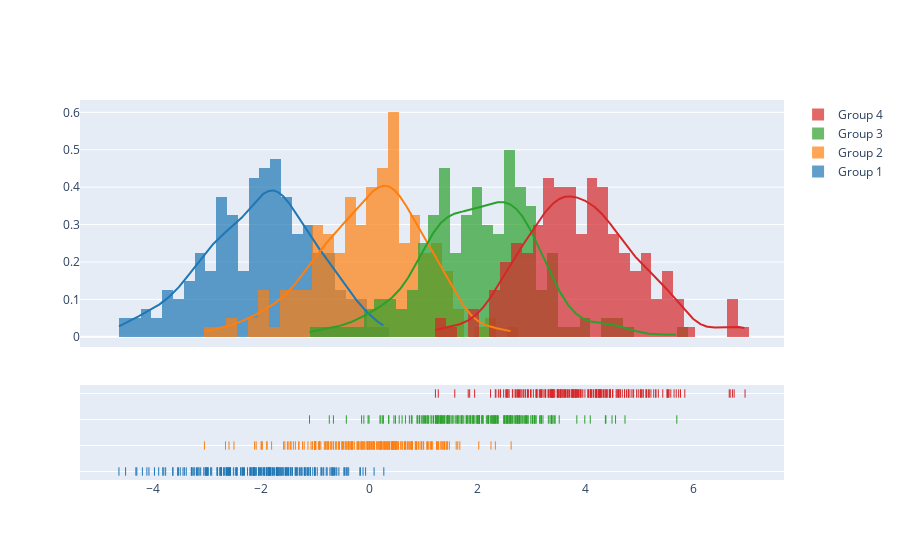

Notebook source saved alongside this figure:
### Code cell
import plotly.figure_factory as ff

# Add histogram data
x1 = np.random.randn(200) - 2
x2 = np.random.randn(200)
x3 = np.random.randn(200) + 2
x4 = np.random.randn(200) + 4

# Group data together
hist_data = [x1, x2, x3, x4]

group_labels = ['Group 1', 'Group 2', 'Group 3', 'Group 4']

# Create distplot with custom bin_size
fig = ff.create_distplot(hist_data, group_labels, bin_size=.2)
fig.show()

### Figure 1 — Plotly figure (JSON) as saved in the notebook; plotly's stock layout.template omitted (floating-point values rounded to 4 significant figures; data arrays with more than 128 entries replaced by an {"elided": "..."} marker saying what was removed)
{"data": [{"autobinx": false, "histnorm": "probability density", "legendgroup": "Group 1", "marker": {"color": "rgb(31, 119, 180)"}, "name": "Group 1", "opacity": 0.7, "type": "histogram", "x": {"elided": "200 float values"}, "xaxis": "x", "xbins": {"end": 0.2668, "size": 0.2, "start": -4.638}, "yaxis": "y"}, {"autobinx": false, "histnorm": "probability density", "legendgroup": "Group 2", "marker": {"color": "rgb(255, 127, 14)"}, "name": "Group 2", "opacity": 0.7, "type": "histogram", "x": {"elided": "200 float values"}, "xaxis": "x", "xbins": {"end": 2.624, "size": 0.2, "start": -3.054}, "yaxis": "y"}, {"autobinx": false, "histnorm": "probability density", "legendgroup": "Group 3", "marker": {"color": "rgb(44, 160, 44)"}, "name": "Group 3", "opacity": 0.7, "type": "histogram", "x": {"elided": "200 float values"}, "xaxis": "x", "xbins": {"end": 5.692, "size": 0.2, "start": -1.109}, "yaxis": "y"}, {"autobinx": false, "histnorm": "probability density", "legendgroup": "Group 4", "marker": {"color": "rgb(214, 39, 40)"}, "name": "Group 4", "opacity": 0.7, "type": "histogram", "x": {"elided": "200 float values"}, "xaxis": "x", "xbins": {"end": 6.956, "size": 0.2, "start": 1.223}, "yaxis": "y"}, {"legendgroup": "Group 1", "marker": {"color": "rgb(31, 119, 180)"}, "mode": "lines", "name": "Group 1", "showlegend": false, "type": "scatter", "x": {"elided": "500 float values"}, "xaxis": "x", "y": {"elided": "500 float values"}, "yaxis": "y"}, {"legendgroup": "Group 2", "marker": {"color": "rgb(255, 127, 14)"}, "mode": "lines", "name": "Group 2", "showlegend": false, "type": "scatter", "x": {"elided": "500 float values"}, "xaxis": "x", "y": {"elided": "500 float values"}, "yaxis": "y"}, {"legendgroup": "Group 3", "marker": {"color": "rgb(44, 160, 44)"}, "mode": "lines", "name": "Group 3", "showlegend": false, "type": "scatter", "x": {"elided": "500 float values"}, "xaxis": "x", "y": {"elided": "500 float values"}, "yaxis": "y"}, {"legendgroup": "Group 4", "marker": {"color": "rgb(214, 39, 40)"}, "mode": "lines", "name": "Group 4", "showlegend": false, "type": "scatter", "x": {"elided": "500 float values"}, "xaxis": "x", "y": {"elided": "500 float values"}, "yaxis": "y"}, {"legendgroup": "Group 1", "marker": {"color": "rgb(31, 119, 180)", "symbol": "line-ns-open"}, "mode": "markers", "name": "Group 1", "showlegend": false, "type": "scatter", "x": {"elided": "200 float values"}, "xaxis": "x", "y": {"elided": "200 str values"}, "yaxis": "y2"}, {"legendgroup": "Group 2", "marker": {"color": "rgb(255, 127, 14)", "symbol": "line-ns-open"}, "mode": "markers", "name": "Group 2", "showlegend": false, "type": "scatter", "x": {"elided": "200 float values"}, "xaxis": "x", "y": {"elided": "200 str values"}, "yaxis": "y2"}, {"legendgroup": "Group 3", "marker": {"color": "rgb(44, 160, 44)", "symbol": "line-ns-open"}, "mode": "markers", "name": "Group 3", "showlegend": false, "type": "scatter", "x": {"elided": "200 float values"}, "xaxis": "x", "y": {"elided": "200 str values"}, "yaxis": "y2"}, {"legendgroup": "Group 4", "marker": {"color": "rgb(214, 39, 40)", "symbol": "line-ns-open"}, "mode": "markers", "name": "Group 4", "showlegend": false, "type": "scatter", "x": {"elided": "200 float values"}, "xaxis": "x", "y": {"elided": "200 str values"}, "yaxis": "y2"}], "layout": {"barmode": "overlay", "hovermode": "closest", "legend": {"traceorder": "reversed"}, "xaxis": {"anchor": "y2", "domain": [0.0, 1.0], "zeroline": false}, "yaxis": {"anchor": "free", "domain": [0.35, 1], "position": 0.0}, "yaxis2": {"anchor": "x", "domain": [0, 0.25], "dtick": 1, "showticklabels": false}}}
